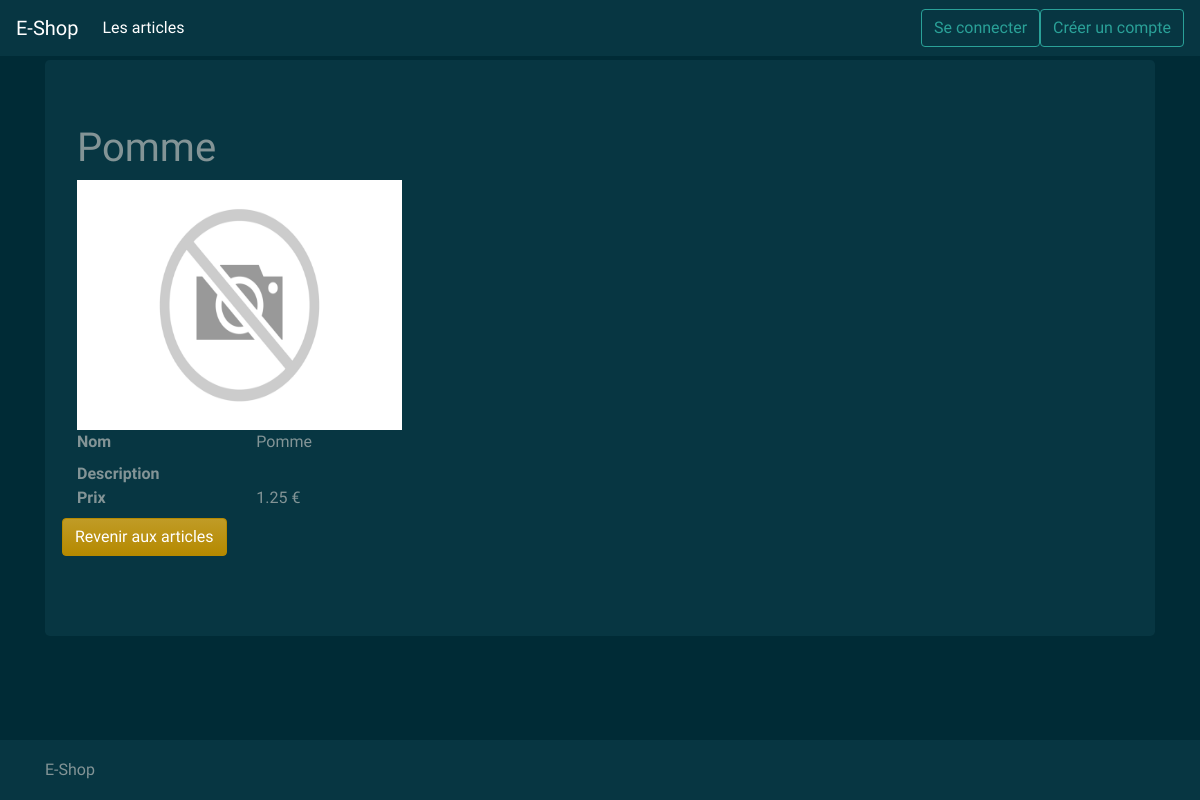
The app's page /article/1 with its own data.
### tables this page shows
CREATE TABLE `article` (
  `id` int(11) NOT NULL AUTO_INCREMENT,
  `nom` varchar(255) NOT NULL,
  `prix` decimal(9,2) DEFAULT '0.00',
  `stock` int(10) DEFAULT NULL,
  `poid` varchar(10) DEFAULT NULL,
  `marque` varchar(255) DEFAULT NULL,
  `categorieID` int(11) NOT NULL,
  `image` varchar(255) DEFAULT NULL,
  `description` text,
  `actif` tinyint(1) DEFAULT '1',
  PRIMARY KEY (`id`),
  KEY `categorieID` (`categorieID`),
  CONSTRAINT `article_ibfk_1` FOREIGN KEY (`categorieID`) REFERENCES `categorie` (`id`)
);

### models/db.php (called while the page is built)
<?php
function getDB() {
    try
    {
        $bdd = new PDO('mysql:host=localhost;dbname=superchouette;charset=utf8', ''.BDD_LOGIN.'', ''.BDD_PASS.'', array(PDO::ATTR_ERRMODE => PDO::ERRMODE_EXCEPTION));
        return $bdd;
    }
    catch (Exception $e)
    {
        die('Erreur : ' . $e->getMessage());
    }
}

### models/articles.php (called while the page is built, shortened)
<?php
require_once 'models/db.php';
function getAllFromArticles(){
    $reponse = getDB()->query('SELECT a.id AS id, a.nom AS nom, prix, categorieID, marque, stock, poid, image, description, c.nom AS categorieNom
    FROM article AS a
    JOIN categorie AS c
    ON a.categorieID = c.id WHERE actif = 1');
    $articles = $reponse->fetchAll();
    return $articles;
}
function getArticle($id) {
    $articles = getAllFromArticles();
    foreach($articles as $article) {
        if ($id == $article['id']) {
            return $article;
        }
    }
}
?>

### views/article.php (the view, shortened to what this page needs)
<img src="<?= ROOT_PATH . $article['image'] ?>" width="325" height="250">
<dl class="row">
    <dt class="col-sm-2">Nom</dt>
    <dd class="col-sm-10"><?= $article['nom']?></dd>
    <dt class="col-sm-2">Description</dt>
    <dd class="col-sm-10"><?= $article['description']?></dd>
    <dt class="col-sm-2">Prix</dt>
    <dd class="col-sm-10"><?= $article['prix']?> €</dd>
    <a href="<?= ROOT_PATH ?>article#<?= $article['id'] ?>" class="btn btn-primary">Revenir aux articles</a>
</dl>
<?php
$title=$article['nom'];
$content = ob_get_clean();
include 'includes/template.php';
?>

### views/includes/template.php (shortened to what this page needs)
<!DOCTYPE html>
<html>
    <head>
        <link rel="stylesheet" href="<?=ROOT_PATH?>public/css/solar.min.css">
        <link rel="stylesheet" href="<?=ROOT_PATH?>public/css/sticky-footer-navbar.css">
        <link rel="stylesheet" href="<?=ROOT_PATH?>public/css/style.css">
    </head>
    <body>
        <nav class="navbar navbar-expand-lg navbar-dark fixed-top bg-dark">
            <a class="navbar-brand" href="<?=ROOT_PATH?>">E-Shop</a>
            <div class="collapse navbar-collapse" id="navbarCollapse">
                <ul class="navbar-nav mr-auto">
                    <li class="nav-item active"><a class="nav-link" href="<?=ROOT_PATH?>article">Les articles</a></li>
                </ul>
            </div>
                <?php if(empty($_SESSION['id'])):?>
                    <a href="<?=ROOT_PATH?>login" class="btn btn-outline-success my-2 my-sm-0">Se connecter</a>
                    <a href="<?=ROOT_PATH?>signup" class="btn btn-outline-success my-2 my-sm-0">Créer un compte</a>
                <?php endif?>
        </nav>
        <main role="main" class="container">
        <div class="jumbotron">
            <h1><?php echo $title; ?></h1>
            <?php echo $content; ?>
        </div>
        </main>
        <footer class="footer bg-dark text-white-50">
            <div class="container">
                <span class="text-muted">E-Shop</span>
            </div>
        </footer>
    </body>
</html>

### public/css/sticky-footer-navbar.css (style rules this page uses)
html { position: relative; min-height: 100%; }
body { margin-bottom: 60px; }
.footer { position: absolute; bottom: 0; width: 100%; height: 60px; line-height: 60px; background-color: #f5f5f5; }
body > .container { padding: 60px 15px 0; }
.footer > .container { padding-right: 15px; padding-left: 15px; }

### records on screen
article: nom "Pomme", image (placeholder picture), prix "1.25"
